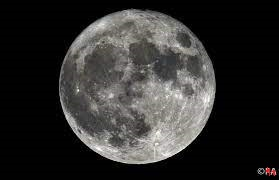
#> input picture Histogram/moon.jpg, 279 x 180 px, found by its file name
$ python main.py
#> lines starting #> are read from the running program, lines starting #| are printed output that depends on the picture
#HISTOGRAM
import cv2 as cv
import numpy
import math


img = cv.imread("./moon.jpg", cv.IMREAD_GRAYSCALE)
#> img: shape (180, 279); min 0, max 255, mean 46.6
height, width = img.shape
#> height = 180; width = 279
resultImg = img.copy()
pixelsCount = height*width
#> pixelsCount = 50220
grayLevels = []

for i in range(0,256):
    grayLevels.append(0)

#Faravani
for i in range(0,height):
    for j in range(0, width):
        grayLevels[img[i,j]] += 1

#Normal Sazi & ....
sum = 0
for i in range(0,256):
    sum += grayLevels[i] / pixelsCount
    grayLevels[i] = round((sum * 255))
#> after the loop, grayLevels = 256 values from 39 to 255; sum = 1

#Make Image
for i in range(0,height):
    for j in range(0,width):
        resultImg[i,j] = grayLevels[resultImg[i,j]]
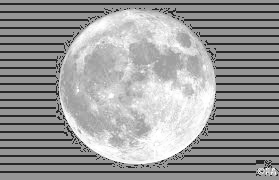
#> resultImg: shape (180, 279); min 39, max 255, mean 155

cv.imwrite("./moon2.png",resultImg)
# cv.imwrite("./moon2.jpg",tempImg)

$ run again, with Histogram/p1.png saved as Histogram/moon.jpg
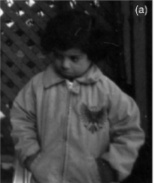
#> input picture Histogram/p1.png, 154 x 183 px, found by its file name
#> img is the input picture: shape (183, 154); min 2, max 248, mean 60.1
#> after the loop `for i in range(0,height):`:
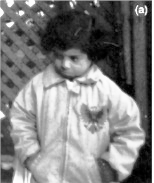
#> resultImg: shape (183, 154); min 0, max 255, mean 128.7
